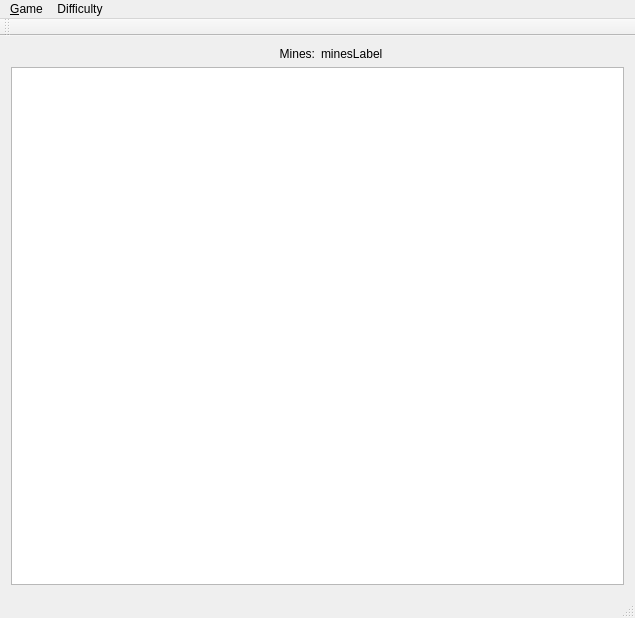
<?xml version="1.0" encoding="UTF-8"?>
<ui version="4.0">
 <class>MainWindow</class>
 <widget class="QMainWindow" name="MainWindow">
  <property name="geometry">
   <rect>
    <x>0</x>
    <y>0</y>
    <width>635</width>
    <height>618</height>
   </rect>
  </property>
  <property name="windowTitle">
   <string>Mines</string>
  </property>
  <widget class="QWidget" name="centralWidget">
   <layout class="QGridLayout" name="gridLayout">
    <item row="0" column="0">
     <widget class="QLabel" name="label">
      <property name="text">
       <string>Mines:</string>
      </property>
      <property name="alignment">
       <set>Qt::AlignRight|Qt::AlignTrailing|Qt::AlignVCenter</set>
      </property>
     </widget>
    </item>
    <item row="0" column="1">
     <widget class="QLabel" name="minesLabel">
      <property name="text">
       <string>minesLabel</string>
      </property>
     </widget>
    </item>
    <item row="1" column="0" colspan="2">
     <widget class="QGraphicsView" name="graphicsView"/>
    </item>
   </layout>
  </widget>
  <widget class="QMenuBar" name="menuBar">
   <property name="geometry">
    <rect>
     <x>0</x>
     <y>0</y>
     <width>635</width>
     <height>21</height>
    </rect>
   </property>
   <widget class="QMenu" name="menu_File">
    <property name="title">
     <string>&amp;Game</string>
    </property>
    <addaction name="actionNewGame"/>
    <addaction name="actionExit"/>
   </widget>
   <widget class="QMenu" name="menuDifficulty">
    <property name="title">
     <string>Difficulty</string>
    </property>
    <addaction name="actionBeginner"/>
    <addaction name="actionIntermediate"/>
    <addaction name="actionExpert"/>
   </widget>
   <addaction name="menu_File"/>
   <addaction name="menuDifficulty"/>
  </widget>
  <widget class="QToolBar" name="mainToolBar">
   <attribute name="toolBarArea">
    <enum>TopToolBarArea</enum>
   </attribute>
   <attribute name="toolBarBreak">
    <bool>false</bool>
   </attribute>
  </widget>
  <widget class="QStatusBar" name="statusBar"/>
  <action name="actionNewGame">
   <property name="text">
    <string>&amp;New Game</string>
   </property>
   <property name="shortcut">
    <string>Ctrl+N</string>
   </property>
  </action>
  <action name="actionExit">
   <property name="text">
    <string>&amp;Exit</string>
   </property>
   <property name="shortcut">
    <string>Ctrl+Q</string>
   </property>
  </action>
  <action name="actionBeginner">
   <property name="text">
    <string>Beginner: 8x8, 10 mines</string>
   </property>
  </action>
  <action name="actionIntermediate">
   <property name="text">
    <string>Intermediate: 16x16, 40 mines</string>
   </property>
  </action>
  <action name="actionExpert">
   <property name="text">
    <string>Expert: 16x30, 99 mines</string>
   </property>
  </action>
 </widget>
 <layoutdefault spacing="6" margin="11"/>
 <resources/>
 <connections>
  <connection>
   <sender>actionExit</sender>
   <signal>triggered()</signal>
   <receiver>MainWindow</receiver>
   <slot>close()</slot>
   <hints>
    <hint type="sourcelabel">
     <x>-1</x>
     <y>-1</y>
    </hint>
    <hint type="destinationlabel">
     <x>317</x>
     <y>308</y>
    </hint>
   </hints>
  </connection>
 </connections>
</ui>
